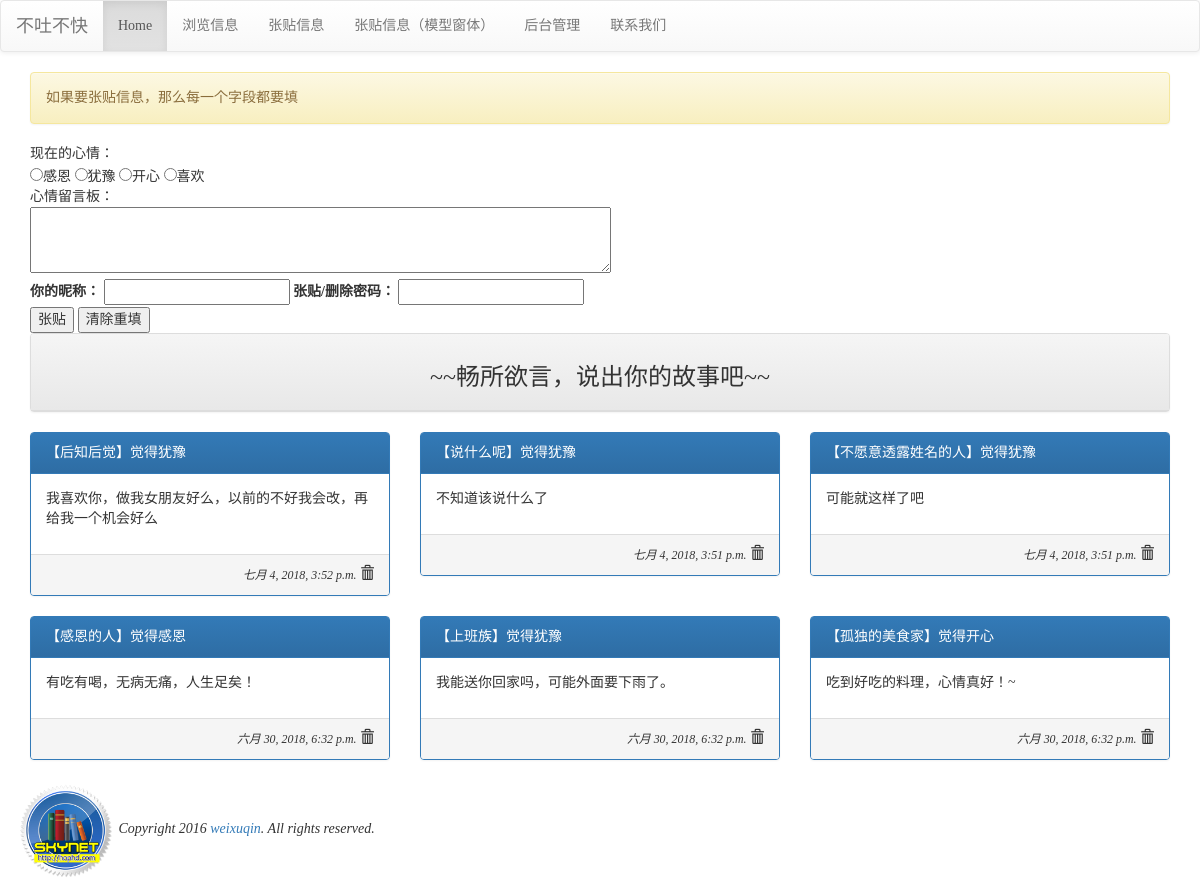
The page / on the database its author committed.
### mysite/models.py (models this page shows, shortened)
class Mood(models.Model):
    status = models.CharField(max_length=10, null=False)
    def __str__(self):
        return self.status

class Post(models.Model):
    mood = models.ForeignKey('Mood', on_delete=models.CASCADE)
    nickname = models.CharField(max_length=10, default='不愿意透露姓名的人')
    message = models.TextField(null=False)
    del_pass = models.CharField(max_length=10)
    pub_time = models.DateTimeField(auto_now=True)
    enabled = models.BooleanField(default=False)

### mysite/views.py (the view, shortened to what this page needs)
# urls.py: path('', views.index),
def index(request, pid=None, del_pass=None):
    template = get_template('index.html')
    posts = models.Post.objects.filter(enabled=True).order_by('-pub_time')[:30]
    moods = models.Mood.objects.all()
    try:
        user_id = request.GET['user_id']
        user_pass = request.GET['user_pass']
        user_post = request.GET['user_post']
        user_mood = request.GET['mood']
    except:
        user_id = None
        message = '如果要张贴信息，那么每一个字段都要填'
    html = template.render(locals())
    return HttpResponse(html)

### templates/index.html (shortened to what this page needs)
{% extends "base.html" %}
{% block content %}
<div class='container'>
{% if message %}
    <div class='alert alert-warning'>{{ message }}</div>
{% endif %}
<form name='my form' action='/' method='GET'>
    现在的心情：<br/>
    {% for m in moods %}
    <input type='radio' name='mood' value='{{ m.status }}'>{{ m.status }}
    {% endfor %}
    <br/>
    心情留言板：<br/>
    <textarea name='user_post' rows=3 cols=70></textarea><br/>
    <label for='user_id'>你的昵称：</label>
    <input id='user_id' type='text' name='user_id'>
    <label for='user_pass'>张贴/删除密码：</label>
    <input id='user_pass' type='password' name='user_pass'><br/>
    <input type='submit' value='张贴'>
    <input type='reset' value='清除重填'>
</form>
<div class='row'>
    <div class='col-md-12'>
        <div class='panel panel-default'>
            <div class='panel-heading' align=center>
            <h3>~~畅所欲言，说出你的故事吧~~</h3>
    </div>
</div>
{% for p in posts %}
    {% cycle "<div class='row'> <div class='col-md-4'>" "<div class='col-md-4'>" "<div class='col-md-4'>" %}
        <div class='panel panel-primary'>
            <div class='panel-heading'>【{{ p.nickname }}】觉得{{ p.mood }}</div>
            <div class='panel-body'>{{ p.message | linebreaks }}</div>
            <div class='panel-footer' align='right'>
                <i><small>{{ p.pub_time }}</small></i>
                <span class="glyphicon glyphicon-trash" onclick='go_delete({{p.id}})'></span>
            </div>
        </div>
    </div>
    {% cycle "" "" "</div>"%}
{% endfor %}
</div>
{% endblock %}

### templates/base.html (shortened to what this page needs)
<!DOCTYPE html>
<html>
<head>
<link rel="stylesheet" href="https://maxcdn.bootstrapcdn.com/bootstrap/3.3.7/css/bootstrap.min.css">
<link rel="stylesheet" href="https://maxcdn.bootstrapcdn.com/bootstrap/3.3.7/css/bootstrap-theme.min.css">
</head>
<body>
    {% include "header.html" %}
    {% block content %}{% endblock %}
    {% include "footer.html" %}
</body>
</html>

### templates/header.html
<nav class="navbar navbar-default">
    <div class="container-fluid">
        <div class="navbar-header">
            <div class="navbar-brand" align="center">
                不吐不快
            </div>
        </div>
        <ul class="nav navbar-nav">
            <li class="active"><a href="/">Home</a></li>
            <li><a href="/list">浏览信息</a></li>
            <li><a href="/post">张贴信息</a></li>
            <li><a href="/post2db">张贴信息（模型窗体）</a> </li>
            <li><a href="/admin">后台管理</a></li>
            <li><a href="/contact">联系我们</a></li>
        </ul>
    </div>
</nav>

### templates/footer.html (shortened to what this page needs)
{% load staticfiles %}
<img src="{% static "images/logo.png" %}" width="100">
<em>Copyright 2016<a href="http://www.cnblogs.com/weixuqin/"> weixuqin</a>. All rights reserved. </em>

### templates/base.html (style rules this page uses)
h1, h2, h3, h5, p, div { font-family: 微软雅黑; }

### rows shown on the page
Mood: status "感恩"
Mood: status "犹豫"
Mood: status "开心"
Mood: status "喜欢"
Post: nickname "后知后觉", mood "犹豫", message "我喜欢你，做我女朋友好么，以前的不好我会改，再给我一个机会好么", pub_time "七月 4, 2018, 3:52 p.m."
Post: nickname "说什么呢", mood "犹豫", message "不知道该说什么了", pub_time "七月 4, 2018, 3:51 p.m."
Post: nickname "不愿意透露姓名的人", mood "犹豫", message "可能就这样了吧", pub_time "七月 4, 2018, 3:51 p.m."
Post: nickname "感恩的人", mood "感恩", message "有吃有喝，无病无痛，人生足矣！", pub_time "六月 30, 2018, 6:32 p.m."
Post: nickname "上班族", mood "犹豫", message "我能送你回家吗，可能外面要下雨了。", pub_time "六月 30, 2018, 6:32 p.m."
Post: nickname "孤独的美食家", mood "开心", message "吃到好吃的料理，心情真好！~", pub_time "六月 30, 2018, 6:32 p.m."

### other values the page prints
{{ message }} "如果要张贴信息，那么每一个字段都要填"
